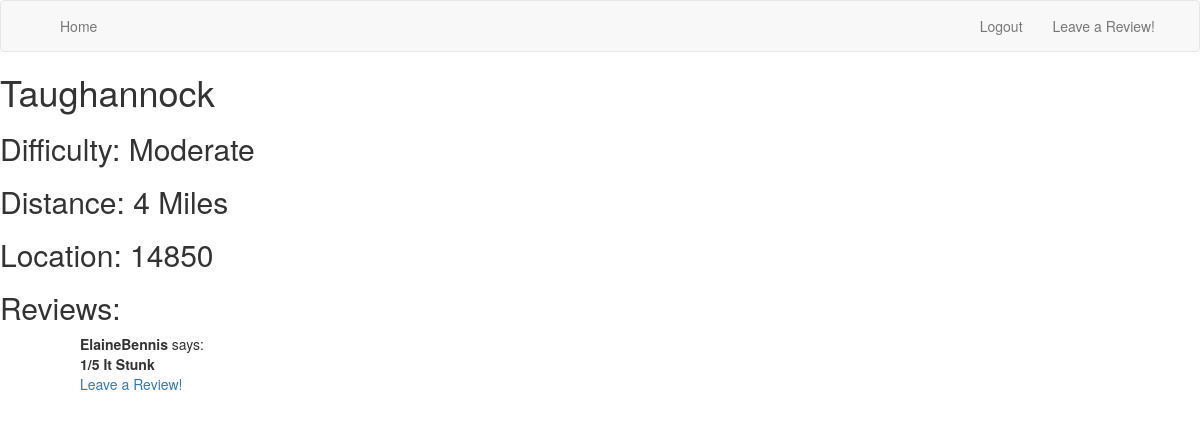
Page /trailAndReview/Taughannock (signed in) on the earlier database version.
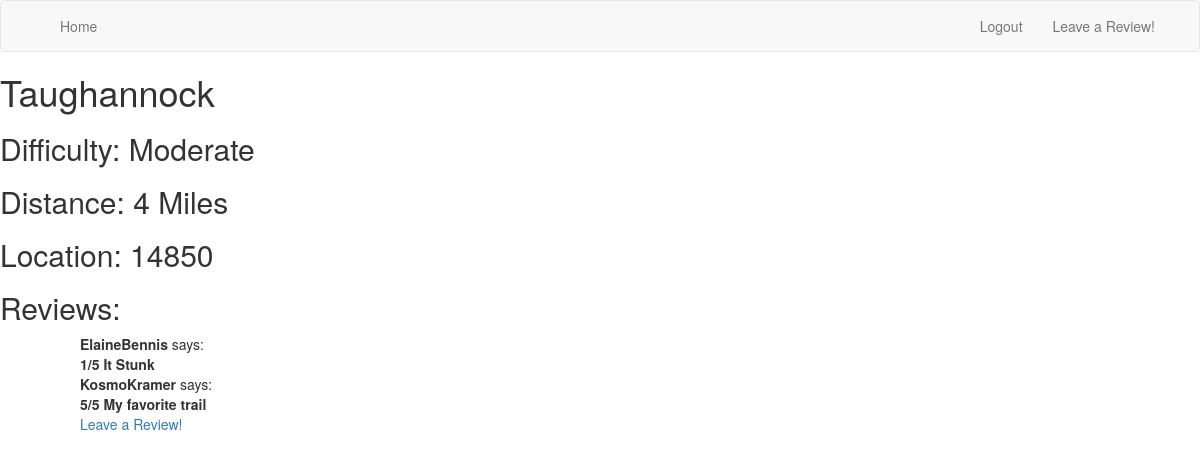
Same page on the later database version.
### app/models.py (models this page shows, shortened)
class TrailToReview(db.Model):
    id = db.Column(db.Integer, primary_key=True)
    trail_id = db.Column(db.Integer, db.ForeignKey('trail.id'))
    review_id = db.Column(db.Integer, db.ForeignKey('review.id'))

class User(UserMixin, db.Model):
    id = db.Column(db.Integer, primary_key=True)
    username = db.Column(db.String(64), index=True, unique=True)
    email = db.Column(db.String(120), index=True, unique=True)
    password_hash = db.Column(db.String(128))
    reviews = db.relationship('Review', backref='user', lazy='dynamic')

class Review(db.Model):
    id = db.Column(db.Integer, primary_key=True)
    userID = db.Column(db.Integer, db.ForeignKey('user.id'))
    rating = db.Column(db.String(16))
    description = db.Column(db.String(256))
    t2rs = db.relationship('TrailToReview', backref='review', lazy='dynamic')

### app/routes.py (the view)
@app.route('/trailAndReview/<name>')
def trail(name):
    trail = Trail.query.filter(Trail.name == name).first()
    return render_template('trailAndReview.html', trail=trail)

### app/models.py (called while the page is built)
@login.user_loader
def load_user(id):
    return User.query.get(int(id))

### app/templates/trailAndReview.html (shortened to what this page needs)
{% extends 'base.html' %}
{%  block content %}
<html lang="en">
<head>
</head>
<body>
<h1>{{ trail.name }}</h1>
<h2> Difficulty: {{ trail.difficulty }}</h2>
<h2>Distance: {{ trail.distance }}</h2>
<h2>Location: {{trail.location}}</h2>
<h2>Reviews:</h2>
<ul>
     {% for t2r in trail.t2rs %}
         <ul>
             <b>{{t2r.review.user.username}}</b>
             says:
             <br>
             <b>{{t2r.review.rating}}</b>
            <b>{{ t2r.review.description }}</b>
         </ul>
     {% endfor %}
    <ul><a href="{{ url_for('trailreview',name=trail.name) }}">Leave a Review!</a></ul>
</ul>
</body>
</html>
{% endblock %}

Differences in the rows shown:
added TrailToReview: review.user.username "KosmoKramer", review.rating "5/5", review.description "My favorite trail"
